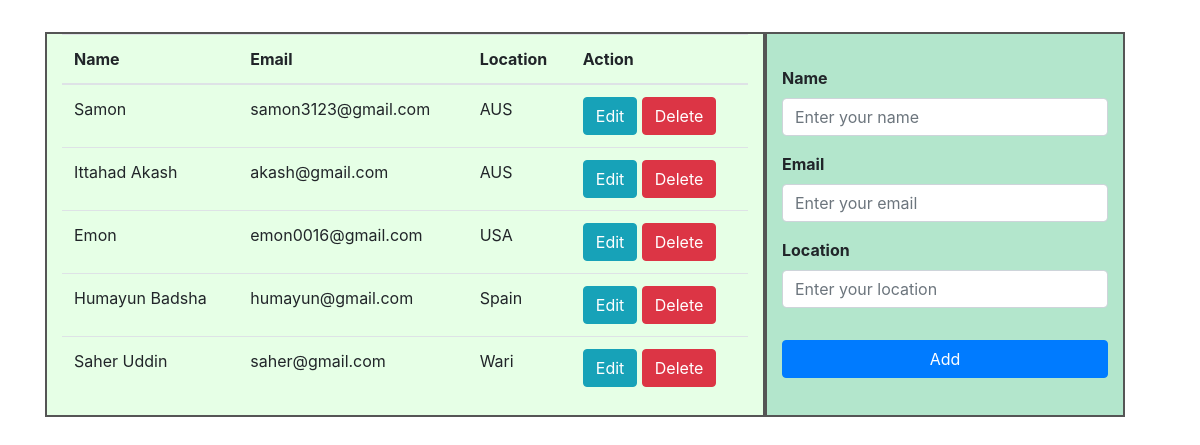
/crud/index.php, run on the app's committed database.
### tables this page shows
CREATE TABLE `datatable` (
  `ID` int(11) NOT NULL,
  `Name` varchar(100) NOT NULL,
  `Email` varchar(100) NOT NULL,
  `Location` varchar(100) NOT NULL
);

### crud/process.php (called while the page is built, shortened)
<?php
 $update = false;
 $name = '';
 $email = '';
 $location = '';
?>

### crud/index.php (the view, shortened to what this page needs)
<!DOCTYPE html>
<html>
    <head>
		<link rel="stylesheet" href="https://maxcdn.bootstrapcdn.com/bootstrap/4.0.0-beta.3/css/bootstrap.min.css">
	</head>
	<body>
	   <?php require_once 'process.php'; ?>
	   <div class="container" >
	   <?php
	     $mysqli = new mysqli('localhost', 'root', '', 'curddb') or die(mysqli_error($mysqli));
		 $result = $mysqli->query("SELECT * FROM dataTable") or die(mysqli_error);
		 ?>
		 <div class="row justify-content-center col-md-12" style="margin-top: 2em;">
		 <div class="col-md-8" style="background: #e6ffe6; border: 2px solid #555;">
		 	<table class="table">
			   <thead>
			      <tr>
			          <th>Name</th>
					  <th>Email</th>
					  <th>Location</th>
					  <th colspan="2">Action</th>
			      </tr>
			   </thead>
			   <?php while($row = $result->fetch_assoc()): ?>
			  <tr>
			   <td><?php echo $row['Name']; ?></td>
			   <td><?php echo $row['Email']; ?></td>
			   <td><?php echo $row['Location']; ?></td>
			   <td>
			      <a href="index.php?edit=<?php echo $row['ID']; ?>" class="btn btn-info">Edit</a>
				  <a href="index.php?delete=<?php echo $row['ID']; ?>" class="btn btn-danger">Delete</a>
			   </td>
			  </tr>
			  <?php endwhile; ?>
			</table>
		 	</div>
		<div class="col-md-4" style="background: #b3e6cc; border: 2px solid #555;">
			 <form action="process.php" method="POST">
		   <div class="form-group" style="margin-top: 2em;">
		      <label><b>Name</b></label>
		      <input type="text" name="name" value="<?php echo $name; ?>" class="form-control" placeholder="Enter your name"></input>
		   </div>
		   <div class="form-group">
		     <label><b>Email</b></label>
		     <input type="email" name="email" value="<?php echo $email; ?>" class="form-control" placeholder="Enter your email"></input>
		   </div>
		   <div class="form-group center">
		       <label><b>Location</b></label>
		       <input type="text" name="location" value="<?php echo $location; ?>" class="form-control" placeholder="Enter your location"></input>
		   </div>
           <div class="form-group" style="margin-top: 2em;">
              <?php if($update == true): ?>
                   <button type="submit" class="btn btn-info" name="update" style="width: 100%;">Update</button>
              <?php else: ?>
		          <button type="submit" class="btn btn-primary" name="add" style="width: 100%;">Add</button>
			  <?php endif; ?>
		   </div>
        </form>
		</div>
		 </div>
      </div>
    </body>
</html>

### data on the page
datatable: Name "Samon", Email "samon3123@gmail.com", Location "AUS"
datatable: Name "Ittahad Akash", Email "akash@gmail.com", Location "AUS"
datatable: Name "Emon", Email "emon0016@gmail.com", Location "USA"
datatable: Name "Humayun Badsha", Email "humayun@gmail.com", Location "Spain"
datatable: Name "Saher Uddin", Email "saher@gmail.com", Location "Wari"
